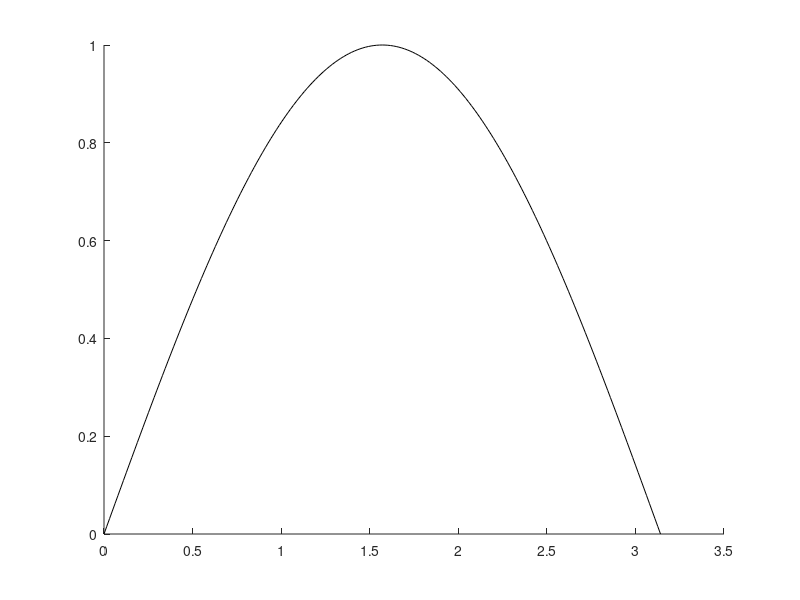

Recreate this plot in MATLAB. (Note: this script raises an error after producing the figure.)
% test runtime of Newton interpolation
xx = [ 0 : 1/200 * pi :  pi ];
yy = sin ( xx );
% xx = [ -50 * pi : pi / 2 : 50 * pi ];
% yy = sin ( xx );
figure ;
hold on ;
% axis ([ 0 , pi , 0 , 1 ]);
plot ( xx , yy , 'k-' );
% plot ( xx , polyval ( myNewtonIpF ( xx , yy ) , xx ) , 'r-' );
% plot ( xx , yy , 'r-' );
tic;
pp = myNewtonIpF ( xx , yy );
toc;
tic;
xxx = [ 0 : 1/1000000 * pi : pi ];
yyy = polyval ( pp , xxx );
plot ( xxx , yyy );
toc;
